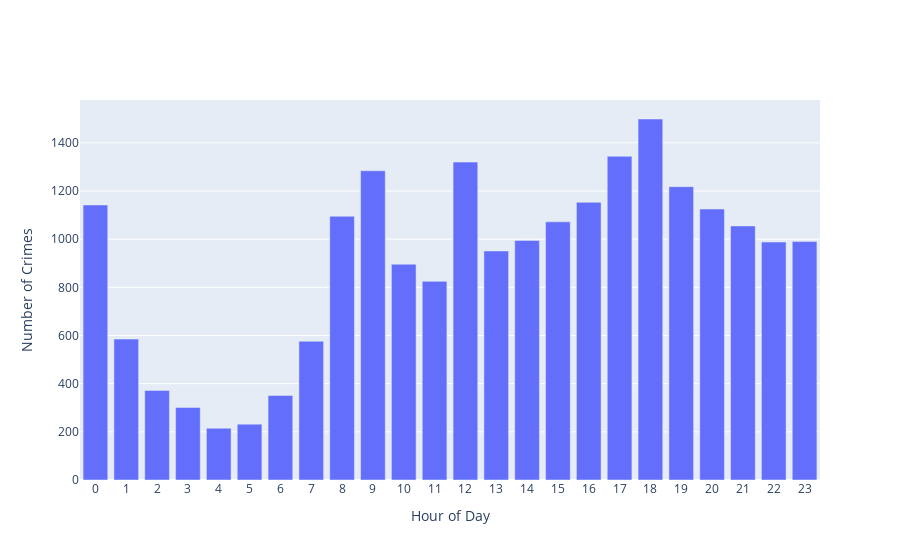

Here is the notebook cell this chart was saved with:
### Code cell
hours = dtdf.groupby("hour").count()[['date']]
hours.columns = ['thefts']
graph = go.Bar(x=hours.index, y=hours.thefts)
ht = go.Figure(graph)
ht.update_layout(yaxis=go.layout.YAxis(title=go.layout.yaxis.Title(text="Number of Crimes")),
                  xaxis=go.layout.XAxis(title=go.layout.xaxis.Title(text="Hour of Day")))
ht.update_xaxes(tickmode='linear')
ht

### Figure 1 — Plotly figure (JSON) as saved in the notebook; plotly's stock layout.template omitted (floating-point values rounded to 4 significant figures)
{"data": [{"type": "bar", "x": ["00", "01", "02", "03", "04", "05", "06", "07", "08", "09", "10", "11", "12", "13", "14", "15", "16", "17", "18", "19", "20", "21", "22", "23"], "y": [1142, 585, 372, 301, 215, 232, 351, 576, 1095, 1284, 896, 825, 1320, 951, 995, 1072, 1153, 1344, 1499, 1218, 1125, 1055, 988, 990]}], "layout": {"xaxis": {"tickmode": "linear", "title": {"text": "Hour of Day"}}, "yaxis": {"title": {"text": "Number of Crimes"}}}}
